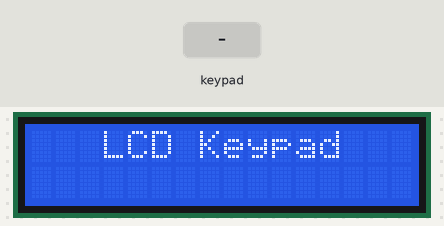
The sketch below on a simulated Arduino Uno, built with avr-gcc and run on an emulated ATmega328P. Shown: 16×2 character LCD. Wiring (inferred from the names in the program): 4×4 keypad with keys 1 2 3 A 4 5 6 B 7 8 9 C * 0 # D (labels assumed): rows pin 10, pin 11, pin 12, pin 13; columns A1, A2, A3, A4. The test bench sets the inputs (shaded band). What the sketch prints to the serial monitor is not drawn.

Above: at 1.2 s.
1.3 s: keypad keys 2 3 1 A pressed 0.4 s apart
At 3.5 s:
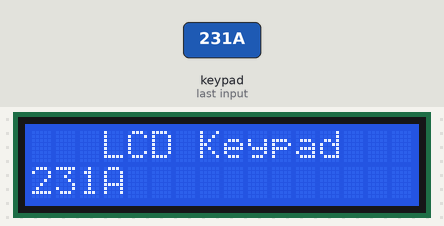
4.4 s: key 'A' pressed
At 5.2 s:
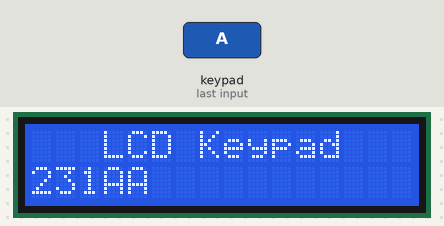
5.9 s: keypad keys 1 3 9 A pressed 0.4 s apart
At 8.4 s:
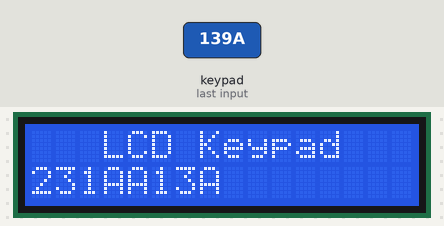
9.0 s: key '5' pressed
At 9.8 s:
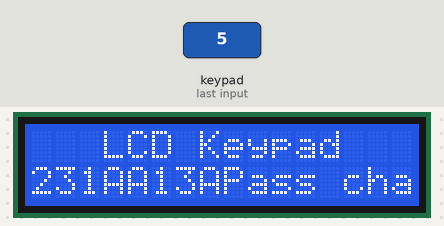
10.5 s: key '6' pressed
At 11.0 s:
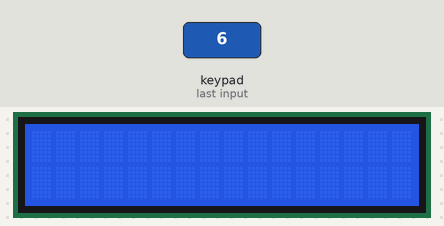
12.0 s: key 'B' pressed
At 13.2 s:
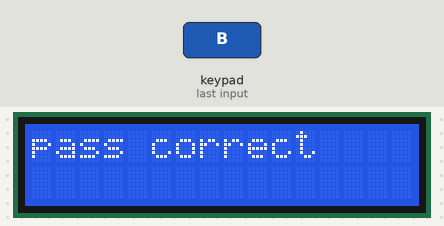
Timing chart, 0 to 12.1 s (numbered marks = the images above; inputs shaded):
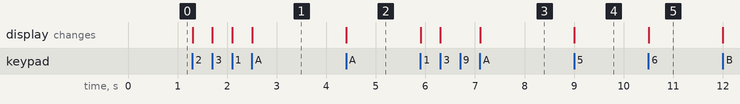

The sketch:

SecuritySystem_withoutEEPROM.ino
```cpp
#include<LiquidCrystal.h>
const int rs=5, en=3, d4=6, d5=7, d6=8, d7=9;

LiquidCrystal lcd(rs,en,d4,d5,d6,d7);
int r1=10 , r2=11, r3=12, r4=13;
int c1=A1, c2=A2, c3=A3, c4=A4;

/*
* 1 2 3 A
* 4 5 6 B
* 7 8 9 C
* * 0 # D
*/
int n;
int pass = 231;
void setup()
{
  Serial.begin(9600);
 lcd.begin(16,2);
 lcd.setCursor(3,0);
 lcd.print("LCD Keypad");
 pinMode(r1,OUTPUT); pinMode(r2,OUTPUT); pinMode(r3,OUTPUT); pinMode(r4,OUTPUT);
 pinMode(c1,INPUT); pinMode(c2,INPUT); pinMode(c3,INPUT); pinMode(c4,INPUT);
 digitalWrite(c1,HIGH); digitalWrite(c2,HIGH); digitalWrite(c3,HIGH); digitalWrite(c4,HIGH);
  lcd.setCursor(0,1);
}
void loop()
{
  Serial.println(n);
  Serial.println(pass);
digitalWrite(r1,LOW); digitalWrite(r2,HIGH); digitalWrite(r3,HIGH);
digitalWrite(r4,HIGH);
  if(digitalRead(c1)==LOW){ n=n*10 +1; lcd.print("1"); delay(300);}
  if(digitalRead(c2)==LOW) {n=n*10 +2; lcd.print("2"); delay(300); }
  if(digitalRead(c3)==LOW) {n=n*10 +3; lcd.print("3"); delay(300); }
  if(digitalRead(c4)==LOW) { lcd.print("A"); n=0; delay(300); }

  digitalWrite(r1,HIGH); digitalWrite(r2,LOW); digitalWrite(r3,HIGH);
digitalWrite(r4,HIGH);
 if(digitalRead(c1)==LOW){ lcd.print("4"); delay(300);}
  if(digitalRead(c2)==LOW) {
     digitalWrite(r1,LOW); digitalWrite(r2,HIGH); digitalWrite(r3,HIGH);
     digitalWrite(r4,HIGH);
  if(digitalRead(c1)==LOW){ n=n*10 +1; lcd.print("1"); delay(300);}
  if(digitalRead(c2)==LOW) {n=n*10 +2; lcd.print("2"); delay(300); }
  if(digitalRead(c3)==LOW) {n=n*10 +3; lcd.print("3"); delay(300); }
    pass=n;
    lcd.print("Pass change"); delay(300); }
  if(digitalRead(c3)==LOW) { lcd.clear(); delay(300); }
  if(digitalRead(c4)==LOW) {
    if(n==pass)
    {lcd.clear();
     lcd.print("pass correct");
    }
    else
    {
      lcd.clear();
      lcd.print("pass Incorrect");
                }
  }
 digitalWrite(r1,HIGH); digitalWrite(r2,HIGH); digitalWrite(r3,LOW);
digitalWrite(r4,HIGH);
  if(digitalRead(c1)==LOW){ pass=n; lcd.print("pass saved");
        lcd.clear(); delay(300);}

  }
```

Measured:
- after the input at 1.3 s, the display: first changes at once (image 1 shows a later state)
- after the input at 4.4 s, the display: changes at once (image 2)
- after the input at 5.9 s, the display: first changes at once (image 3 shows a later state)
- after the input at 9.0 s, the display: changes at once (image 4)
- after the input at 10.5 s, the display: changes at once (image 5)
